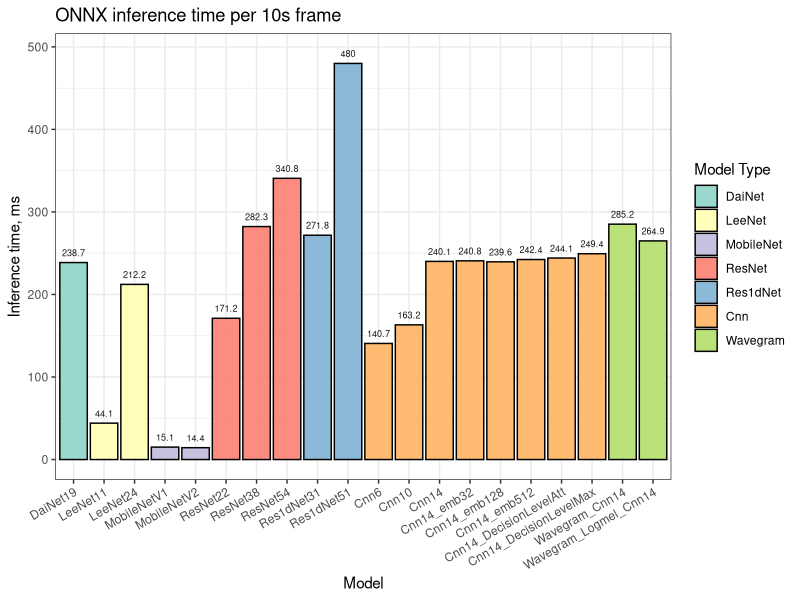
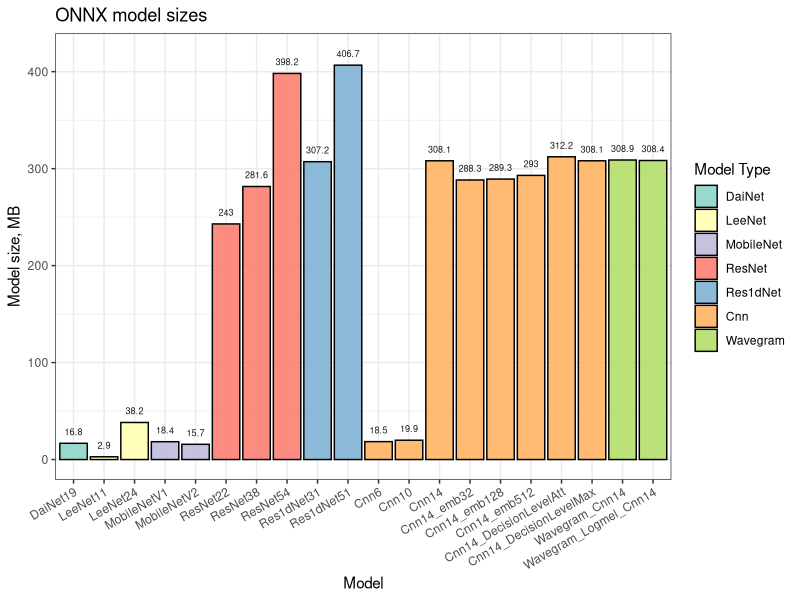

Reproduce these figures in R, in order.
#!/usr/bin/env Rscript

library(ggplot2)
library(scales)

setwd("C:/Users/sergiym/devel/audioset_tagging_cnn/")

data <- read.csv("onnx_bench.csv")

data$model <- factor(data$model, levels=data$model)
data$type <- factor(data$type, levels=c(
  "DaiNet", "LeeNet", "MobileNet", "ResNet", "Res1dNet", "Cnn", "Wavegram"))

png("onnx_bench.png", height=1024, width=1600, res=220)

ggplot(data, aes(x=model, y=time/1000, fill=type)) +
  geom_bar(stat="identity", na.rm=T, alpha=0.9, color="black") +
  geom_text(label=round(data$time/1000, 1), nudge_y=12, alpha=0.9, size=2.3) +
  scale_x_discrete("Model") +
  scale_y_continuous("Inference time, ms") +
  scale_fill_brewer(palette="Set3") +
  labs(title="ONNX inference time per 10s frame", fill="Model Type") +
  theme_bw() +
  theme(legend.position="right", axis.text.x=element_text(angle=30, hjust=1))

dev.off()

png("onnx_size.png", height=1024, width=1600, res=220)

ggplot(data, aes(x=model, y=size/1024/1024, fill=type)) +
  geom_bar(stat="identity", na.rm=T, alpha=0.9, color="black") +
  geom_text(label=round(data$size/1024/1024, 1), nudge_y=12, alpha=0.9, size=2.3) +
  scale_x_discrete("Model") +
  scale_y_continuous("Model size, MB") +
  scale_fill_brewer(palette="Set3") +
  labs(title="ONNX model sizes", fill="Model Type") +
  theme_bw() +
  theme(legend.position="right", axis.text.x=element_text(angle=30, hjust=1))

dev.off()
